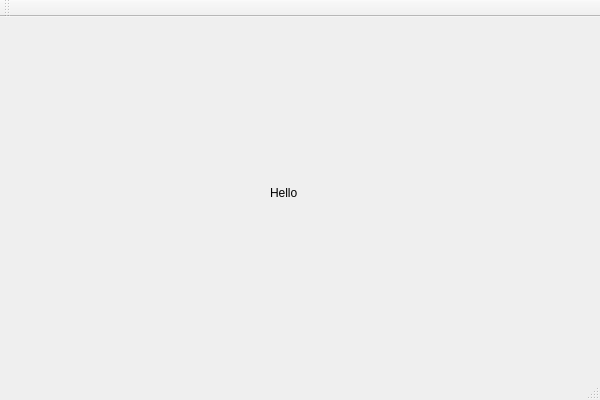
<?xml version="1.0" encoding="UTF-8"?>
<ui version="4.0">
 <class>QtGuiApplication1Class</class>
 <widget class="QMainWindow" name="QtGuiApplication1Class">
  <property name="geometry">
   <rect>
    <x>0</x>
    <y>0</y>
    <width>600</width>
    <height>400</height>
   </rect>
  </property>
  <property name="windowTitle">
   <string>QtGuiApplication1</string>
  </property>
  <widget class="QWidget" name="centralWidget">
   <widget class="QLabel" name="label">
    <property name="geometry">
     <rect>
      <x>270</x>
      <y>170</y>
      <width>54</width>
      <height>12</height>
     </rect>
    </property>
    <property name="text">
     <string>Hello</string>
    </property>
   </widget>
  </widget>
  <widget class="QMenuBar" name="menuBar">
   <property name="geometry">
    <rect>
     <x>0</x>
     <y>0</y>
     <width>600</width>
     <height>23</height>
    </rect>
   </property>
  </widget>
  <widget class="QToolBar" name="mainToolBar">
   <attribute name="toolBarArea">
    <enum>TopToolBarArea</enum>
   </attribute>
   <attribute name="toolBarBreak">
    <bool>false</bool>
   </attribute>
  </widget>
  <widget class="QStatusBar" name="statusBar"/>
 </widget>
 <layoutdefault spacing="6" margin="11"/>
 <resources>
  <include location="QtGuiApplication1.qrc"/>
 </resources>
 <connections/>
</ui>
